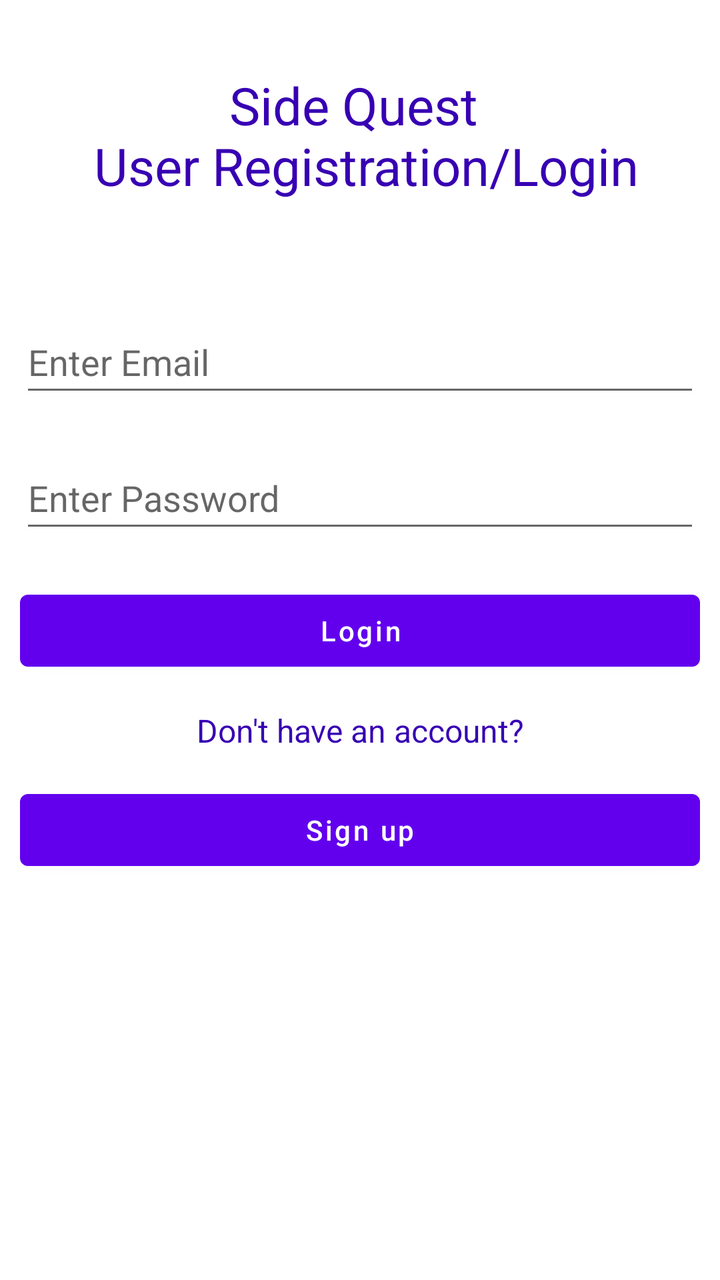
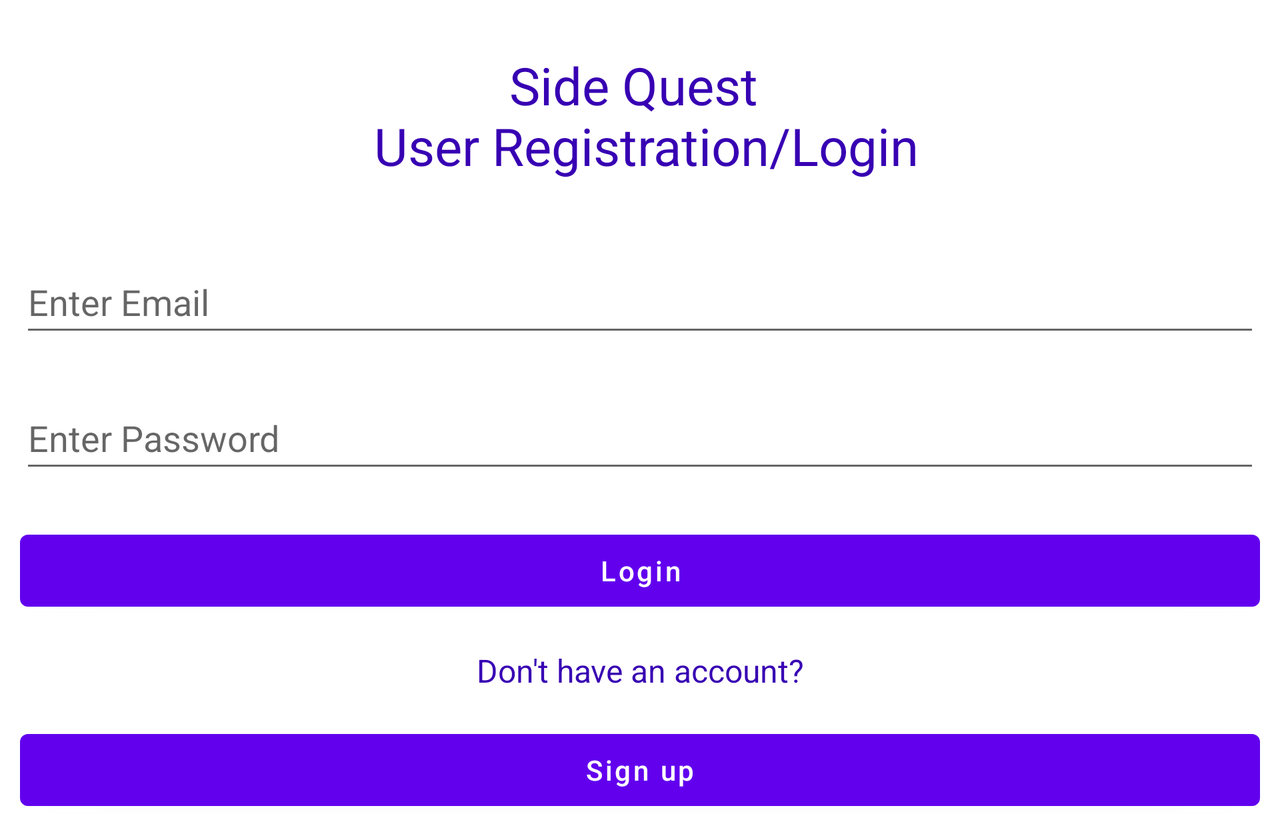

Two renders of one Android screen. The first uses the default layout on a phone; the second uses the alternative layout the repository ships for a different screen configuration, on a matching device. The two XML files are below.
<!-- AndroidManifest.xml: application theme Theme.FinalProject475 -->
<!-- res/layout/activity_login2.xml -->
<?xml version="1.0" encoding="utf-8"?>
<RelativeLayout
    xmlns:android="http://schemas.android.com/apk/res/android"
    xmlns:tools="http://schemas.android.com/tools"
    android:layout_width="match_parent"
    android:layout_height="match_parent"
    tools:context=".LoginActivity">

    
    <TextView
        android:id="@+id/idTVHeader"
        android:layout_width="match_parent"
        android:layout_height="wrap_content"
        android:layout_marginTop="30dp"
        android:gravity="center_horizontal"
        android:padding="5dp"
        android:text="Side Quest \n User Registration/Login"
        android:textAlignment="center"
        android:textColor="@color/purple_700"
        android:textSize="26sp" />

    
    <EditText
        android:id="@+id/idEdtEmail"
        android:layout_width="match_parent"
        android:layout_height="wrap_content"
        android:layout_below="@id/idTVHeader"
        android:layout_marginStart="10dp"
        android:layout_marginTop="50dp"
        android:layout_marginEnd="10dp"
        android:hint="Enter Email"
        android:inputType="textEmailAddress"
        android:minHeight="48dp" />

    
    <EditText
        android:id="@+id/idEdtPassword"
        android:layout_width="match_parent"
        android:layout_height="wrap_content"
        android:layout_below="@id/idEdtEmail"
        android:layout_marginStart="10dp"
        android:layout_marginTop="20dp"
        android:layout_marginEnd="10dp"
        android:hint="Enter Password"
        android:inputType="textPassword"
        android:minHeight="48dp" />

    
    <Button
        android:id="@+id/idBtnLogin"
        android:layout_width="match_parent"
        android:layout_height="wrap_content"
        android:layout_below="@id/idEdtPassword"
        android:layout_marginStart="10dp"
        android:layout_marginTop="20dp"
        android:layout_marginEnd="10dp"
        android:text="Login"
        android:textAllCaps="false" />

    <Button
        android:id="@+id/idBtnReg"
        android:layout_width="match_parent"
        android:layout_height="wrap_content"
        android:layout_below="@id/idOr"
        android:layout_marginStart="10dp"
        android:layout_marginTop="10dp"
        android:layout_marginEnd="10dp"
        android:text="Sign up"
        android:textAllCaps="false" />

    <TextView
        android:id="@+id/idOr"
        android:layout_width="match_parent"
        android:layout_height="wrap_content"
        android:layout_marginTop="10dp"
        android:layout_below="@id/idBtnLogin"
        android:gravity="center_horizontal"
        android:padding="5dp"
        android:text="Don't have an account?"
        android:textAlignment="center"
        android:textColor="@color/purple_700"
        android:textSize="16sp" />

</RelativeLayout>
<!-- resources referenced by this layout -->
<resources>
  <style name="Theme.FinalProject475" parent="Theme.MaterialComponents.DayNight.DarkActionBar">
          
          <item name="colorPrimary">@color/purple_500</item>
          <item name="colorPrimaryVariant">@color/purple_700</item>
          <item name="colorOnPrimary">@color/white</item>
          
          <item name="colorSecondary">@color/teal_200</item>
          <item name="colorSecondaryVariant">@color/teal_700</item>
          <item name="colorOnSecondary">@color/black</item>
          
          <item name="android:statusBarColor">?attr/colorPrimaryVariant</item>
          
      </style>
</resources>
<!-- res/layout-land/activity_login2.xml (the repository's variant of the layout above) -->
<!-- drawn on the phone turned sideways -->
<?xml version="1.0" encoding="utf-8"?>
<ScrollView
    xmlns:android="http://schemas.android.com/apk/res/android"
    xmlns:tools="http://schemas.android.com/tools"
    android:layout_width="fill_parent"
    android:layout_height="fill_parent"
    android:fillViewport="true">
<RelativeLayout
    xmlns:android="http://schemas.android.com/apk/res/android"
    xmlns:tools="http://schemas.android.com/tools"
    android:layout_width="match_parent"
    android:layout_height="match_parent"
    tools:context=".LoginActivity">

    
    <TextView
        android:id="@+id/idTVHeader"
        android:layout_width="match_parent"
        android:layout_height="wrap_content"
        android:layout_marginTop="20dp"
        android:gravity="center_horizontal"
        android:padding="5dp"
        android:text="Side Quest \n User Registration/Login"
        android:textAlignment="center"
        android:textColor="@color/purple_700"
        android:textSize="26sp" />

    
    <EditText
        android:id="@+id/idEdtEmail"
        android:layout_width="match_parent"
        android:layout_height="wrap_content"
        android:layout_below="@id/idTVHeader"
        android:layout_marginStart="10dp"
        android:layout_marginTop="30dp"
        android:layout_marginEnd="10dp"
        android:hint="Enter Email"
        android:inputType="textEmailAddress"
        android:minHeight="48dp" />

    
    <EditText
        android:id="@+id/idEdtPassword"
        android:layout_width="match_parent"
        android:layout_height="wrap_content"
        android:layout_below="@id/idEdtEmail"
        android:layout_marginStart="10dp"
        android:layout_marginTop="20dp"
        android:layout_marginEnd="10dp"
        android:hint="Enter Password"
        android:inputType="textPassword"
        android:minHeight="48dp" />

    
    <Button
        android:id="@+id/idBtnLogin"
        android:layout_width="match_parent"
        android:layout_height="wrap_content"
        android:layout_below="@id/idEdtPassword"
        android:layout_marginStart="10dp"
        android:layout_marginTop="20dp"
        android:layout_marginEnd="10dp"
        android:text="Login"
        android:textAllCaps="false" />

    <Button
        android:id="@+id/idBtnReg"
        android:layout_width="match_parent"
        android:layout_height="wrap_content"
        android:layout_below="@id/idOr"
        android:layout_marginStart="10dp"
        android:layout_marginTop="10dp"
        android:layout_marginEnd="10dp"
        android:text="Sign up"
        android:textAllCaps="false" />

    <TextView
        android:id="@+id/idOr"
        android:layout_width="match_parent"
        android:layout_height="wrap_content"
        android:layout_marginTop="10dp"
        android:layout_below="@id/idBtnLogin"
        android:gravity="center_horizontal"
        android:padding="5dp"
        android:text="Don't have an account?"
        android:textAlignment="center"
        android:textColor="@color/purple_700"
        android:textSize="16sp" />

</RelativeLayout>
</ScrollView>
